Frame 1 (no input): blank canvas, image omitted
Frame 60 (no input): blank canvas, image omitted
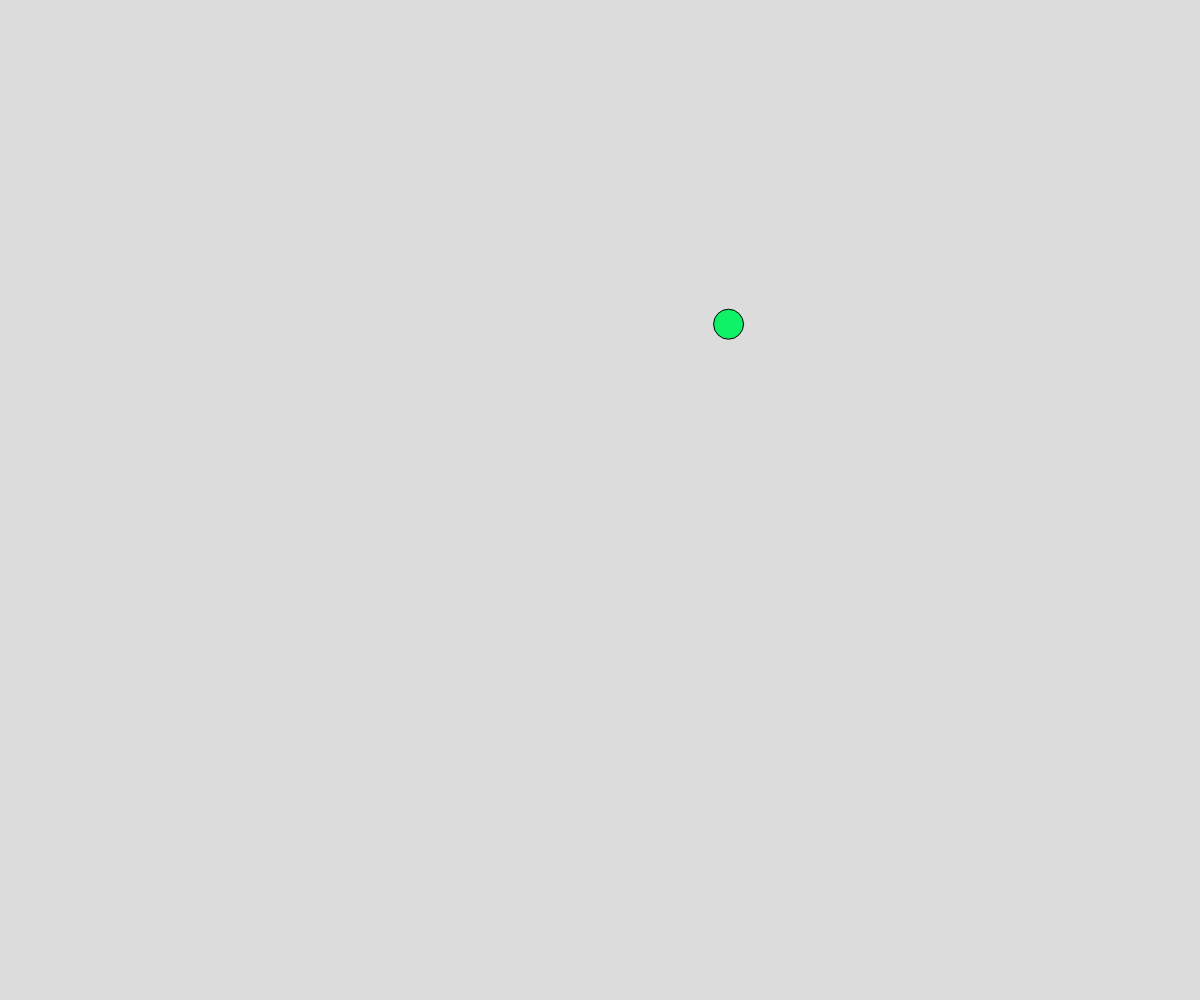
Frame 120 (the mouse pressed at the canvas centre since frame 60)

The p5.js sketch whose frames 1 and 60 were blank and that drew this single picture after the mouse press (run headless with seeded random() and noise() and a simulated clock; from frame 60 on, the mouse is pressed at the canvas centre):

// p5.js sketch
// ── sketch.js
// Object Notation - Bouncing Ball
// Assiya Boulfiza
// March 28, 2024
// Looking at Object Notation 

let ballArray = [];

function setup() {
  createCanvas(windowWidth, windowHeight);
}

function mousePressed(){
  spawnBall(mouseX, mouseY);
}

function spawnBall(initialX, initialY){
  //create a ball object and store in the array
  let ball = {
    x: initialX,
    y: initialY,
    radius: 30,
    xSpeed: random(-5, 5),
    ySpeed: random(-5, 5),
  };
  ballArray.push(ball);
}

function draw() {
  background(220);
  //loop through all the balls
  for( let b of ballArray){
    fill(random(255), random(255), random(255));
    b.x +=  b.xSpeed;
    b.y +=  b.ySpeed
    circle(b.x, b.y, b.radius);
  }
}
